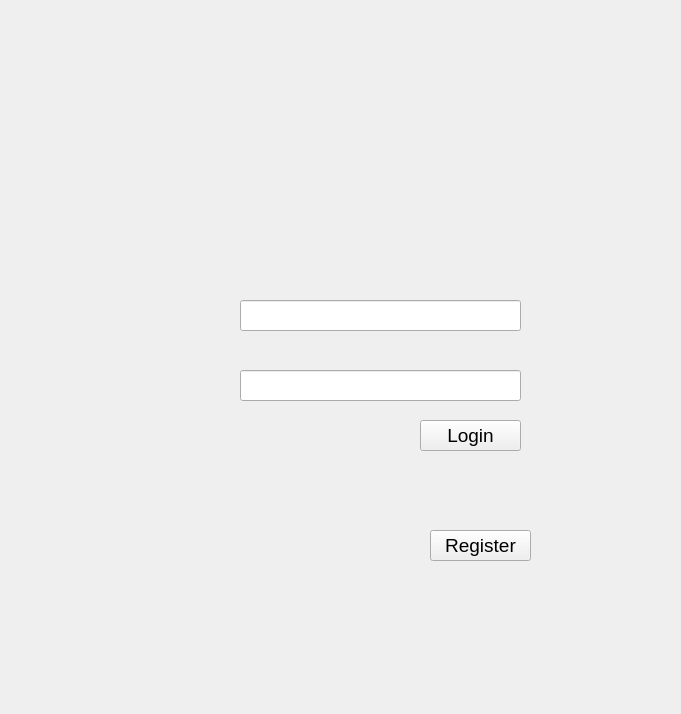
<?xml version="1.0" encoding="UTF-8"?>
<ui version="4.0">
 <class>Form</class>
 <widget class="QWidget" name="Form">
  <property name="geometry">
   <rect>
    <x>0</x>
    <y>0</y>
    <width>681</width>
    <height>714</height>
   </rect>
  </property>
  <property name="windowTitle">
   <string>Form</string>
  </property>
  <property name="styleSheet">
   <string notr="true"/>
  </property>
  <widget class="QLabel" name="label">
   <property name="geometry">
    <rect>
     <x>0</x>
     <y>0</y>
     <width>681</width>
     <height>714</height>
    </rect>
   </property>
   <property name="text">
    <string/>
   </property>
   <property name="pixmap">
    <pixmap>../background.jpg</pixmap>
   </property>
   <property name="scaledContents">
    <bool>true</bool>
   </property>
  </widget>
  <widget class="QLineEdit" name="entry_username">
   <property name="geometry">
    <rect>
     <x>240</x>
     <y>300</y>
     <width>281</width>
     <height>31</height>
    </rect>
   </property>
   <property name="styleSheet">
    <string notr="true">color: rgb(0, 0, 0);</string>
   </property>
   <property name="echoMode">
    <enum>QLineEdit::Normal</enum>
   </property>
  </widget>
  <widget class="QLabel" name="label_text">
   <property name="geometry">
    <rect>
     <x>220</x>
     <y>460</y>
     <width>341</width>
     <height>111</height>
    </rect>
   </property>
   <property name="font">
    <font>
     <pointsize>18</pointsize>
    </font>
   </property>
   <property name="styleSheet">
    <string notr="true">color: rgb(255, 255, 0);</string>
   </property>
   <property name="text">
    <string/>
   </property>
   <property name="pixmap">
    <pixmap>../DHAA.png</pixmap>
   </property>
   <property name="scaledContents">
    <bool>true</bool>
   </property>
  </widget>
  <widget class="QLineEdit" name="entry_password">
   <property name="geometry">
    <rect>
     <x>240</x>
     <y>370</y>
     <width>281</width>
     <height>31</height>
    </rect>
   </property>
   <property name="styleSheet">
    <string notr="true">color: rgb(0, 0, 0);</string>
   </property>
   <property name="echoMode">
    <enum>QLineEdit::Password</enum>
   </property>
  </widget>
  <widget class="QPushButton" name="button_login">
   <property name="geometry">
    <rect>
     <x>420</x>
     <y>420</y>
     <width>101</width>
     <height>31</height>
    </rect>
   </property>
   <property name="font">
    <font>
     <pointsize>14</pointsize>
    </font>
   </property>
   <property name="styleSheet">
    <string notr="true">color: rgb(0, 0, 0);</string>
   </property>
   <property name="text">
    <string>Login</string>
   </property>
  </widget>
  <widget class="QPushButton" name="button_register">
   <property name="geometry">
    <rect>
     <x>430</x>
     <y>530</y>
     <width>101</width>
     <height>31</height>
    </rect>
   </property>
   <property name="font">
    <font>
     <pointsize>14</pointsize>
    </font>
   </property>
   <property name="styleSheet">
    <string notr="true">color: rgb(0, 0, 0);</string>
   </property>
   <property name="text">
    <string>Register</string>
   </property>
  </widget>
  <widget class="QLabel" name="label_Login">
   <property name="geometry">
    <rect>
     <x>230</x>
     <y>150</y>
     <width>241</width>
     <height>91</height>
    </rect>
   </property>
   <property name="font">
    <font>
     <pointsize>46</pointsize>
    </font>
   </property>
   <property name="styleSheet">
    <string notr="true">color: rgb(255, 255, 0);
</string>
   </property>
   <property name="text">
    <string/>
   </property>
   <property name="pixmap">
    <pixmap>../login2.png</pixmap>
   </property>
   <property name="alignment">
    <set>Qt::AlignCenter</set>
   </property>
  </widget>
  <widget class="QLabel" name="label_password">
   <property name="geometry">
    <rect>
     <x>30</x>
     <y>340</y>
     <width>231</width>
     <height>101</height>
    </rect>
   </property>
   <property name="font">
    <font>
     <pointsize>24</pointsize>
     <weight>75</weight>
     <bold>true</bold>
    </font>
   </property>
   <property name="styleSheet">
    <string notr="true">color: rgb(255, 255, 0);</string>
   </property>
   <property name="text">
    <string/>
   </property>
   <property name="pixmap">
    <pixmap>../password.png</pixmap>
   </property>
   <property name="scaledContents">
    <bool>true</bool>
   </property>
  </widget>
  <widget class="QLabel" name="label_password_2">
   <property name="geometry">
    <rect>
     <x>40</x>
     <y>270</y>
     <width>211</width>
     <height>101</height>
    </rect>
   </property>
   <property name="font">
    <font>
     <pointsize>24</pointsize>
     <weight>75</weight>
     <bold>true</bold>
    </font>
   </property>
   <property name="styleSheet">
    <string notr="true">color: rgb(255, 255, 0);</string>
   </property>
   <property name="text">
    <string/>
   </property>
   <property name="pixmap">
    <pixmap>../username.png</pixmap>
   </property>
   <property name="scaledContents">
    <bool>true</bool>
   </property>
  </widget>
 </widget>
 <resources/>
 <connections/>
</ui>
